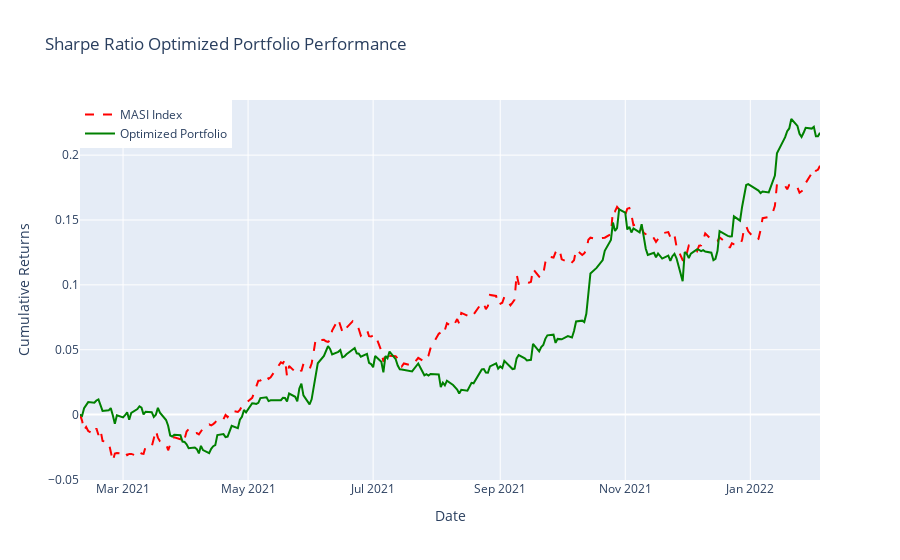

Here is the notebook cell this chart was saved with:
### Markdown cell above
## Backtesting the Sharpe Ratio Optimized Portfolio

### Code cell
# Create traces
masi_trace = go.Scatter(x=benchmark_cumulative_returns.index, y=benchmark_cumulative_returns, mode='lines', name='MASI Index', line=dict(dash='dash', color='red'))
optimized_trace = go.Scatter(x=portfolio_returns_optimized.index, y=portfolio_returns_optimized, mode='lines', name='Optimized Portfolio', line=dict(color='green'))

# Layout
layout = go.Layout(
    title='Sharpe Ratio Optimized Portfolio Performance',
    xaxis=dict(title='Date'),
    yaxis=dict(title='Cumulative Returns'),
    legend=dict(x=0, y=1, traceorder='normal', font=dict(size=12))
)

# Create figure
fig = go.Figure(data=[masi_trace, optimized_trace], layout=layout)

# Show plot
fig.show()

### Figure 1 — Plotly figure (JSON) as saved in the notebook; plotly's stock layout.template omitted (floating-point values rounded to 4 significant figures; data arrays with more than 128 entries replaced by an {"elided": "..."} marker saying what was removed)
{"data": [{"line": {"color": "red", "dash": "dash"}, "mode": "lines", "name": "MASI Index", "type": "scatter", "x": {"elided": "249 str values"}, "y": {"elided": "249 float values"}}, {"line": {"color": "green"}, "mode": "lines", "name": "Optimized Portfolio", "type": "scatter", "x": {"elided": "249 str values"}, "y": {"elided": "249 float values"}}], "layout": {"legend": {"font": {"size": 12}, "traceorder": "normal", "x": 0, "y": 1}, "title": {"text": "Sharpe Ratio Optimized Portfolio Performance"}, "xaxis": {"title": {"text": "Date"}}, "yaxis": {"title": {"text": "Cumulative Returns"}}}}
